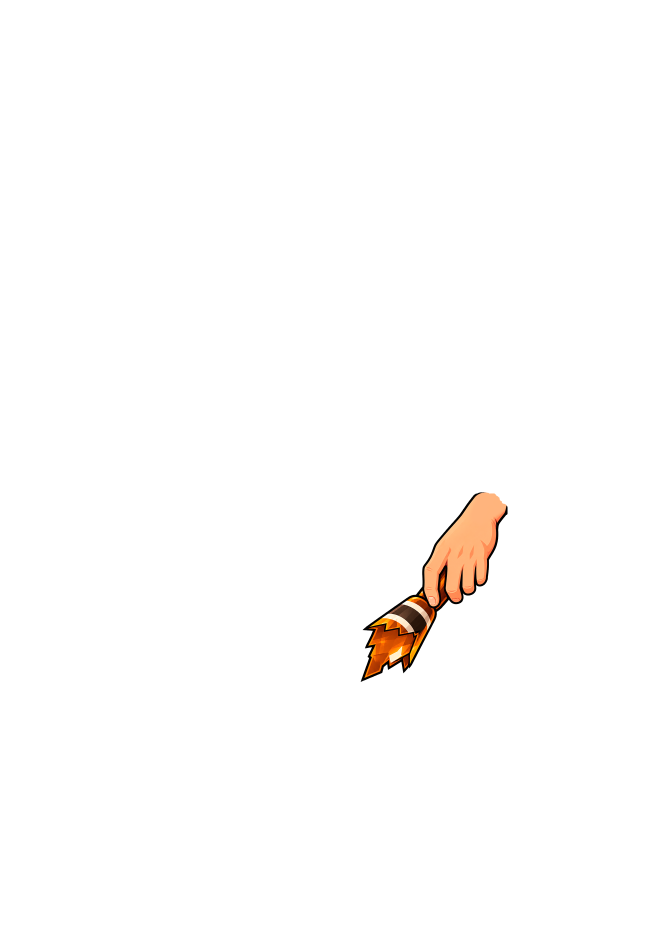
#> input picture tools/rig/source/held/bottle-komandate.png, 2000 x 2800 px (shown at 1/3 size); its folder holds only this picture in this run
$ python build-held.py
#> lines starting #> are read from the running program, lines starting #| are printed output that depends on the picture
"""
Things held in the hero's left hand (the HAND slot; they drop from bosses and are bought in the shop):
tools/rig/source/held/<item>.png — the hand holding the thing, drawn on the 2000×2800 rig canvas in place of handR.
Output (run after build-rig.py):
  public/assets/hero/held/<item>.webp            — trimmed, half size, the original skin tone
  public/assets/hero/skin-<n>/held-<item>.webp   — the other skin tones (only the skin is recolored: low-saturation
                                                    skin hues; a bright orange bottle stays as drawn)
  src/client/art/held-data.ts                    — positions
The held thing is not warped (glass does not bend): the rig turns the whole picture at the wrist (screens.css «rig-held»).
"""
import os, json, sys
import numpy as np
from PIL import Image
import cv2

HERE = os.path.dirname(os.path.abspath(__file__))
sys.path.insert(0, HERE)

ROOT = os.path.abspath(os.path.join(HERE, "..", ".."))
SRC = os.path.join(HERE, "source", "held")
OUT = os.path.join(ROOT, "public", "assets", "hero")
SCALE = 0.5
SKIN_TONES = ["#f8d5b4", "#fcb477", "#dda57a", "#b97a4e", "#8a5534", "#5e3a24"]  # keep in sync with build-look.py
SKIN_ORIGINAL = 1

# per thing, in source-canvas pixels: where the hand grips it and a point at its far end (the skin is only on the
# hand's side of the grip — past it there is just the thing, its pale label stays as drawn)
HELD = {"bottle-komandate": {"grip": (1300, 1810), "far": (1110, 2000)}}


def lab(rgb):
    return cv2.cvtColor((rgb.astype(np.float32) / 255).reshape(-1, 1, 3), cv2.COLOR_RGB2LAB).reshape(rgb.shape)


def rgb_(l):
    out = cv2.cvtColor(l.astype(np.float32).reshape(-1, 1, 3), cv2.COLOR_LAB2RGB).reshape(l.shape)
    return np.clip(out * 255 + 0.5, 0, 255).astype(np.uint8)


def hex_lab(h):
    return lab(np.array([[int(h[i:i + 2], 16) for i in (1, 3, 5)]], np.uint8))[0]


def skin_weight(im):
    """as build-look.py, but only the skin's soft saturation: the thing in the hand keeps its colours"""
    hsv = cv2.cvtColor(im[:, :, :3], cv2.COLOR_RGB2HSV).astype(np.float32)
    H, S, V = hsv[:, :, 0], hsv[:, :, 1], hsv[:, :, 2]
    w = np.clip(1 - np.maximum(0, np.maximum(4 - H, H - 24)) / 4, 0, 1)
    w *= np.clip((S - 50) / 30, 0, 1) * np.clip((V - 50) / 40, 0, 1)
    w *= np.clip((185 - S) / 25, 0, 1)  # skin is S ≈ 90…160; the orange glass is ≥ 200
    return cv2.GaussianBlur(w, (3, 3), 0)[..., None]


def tint(base, i, region):
    if i == SKIN_ORIGINAL:
        return base
    L = lab(base[:, :, :3])
    w = skin_weight(base) * region
    ref, t = hex_lab(SKIN_TONES[SKIN_ORIGINAL]), hex_lab(SKIN_TONES[i])
    new = L.copy()
    new[:, :, 0] = np.clip(L[:, :, 0] * (t[0] / ref[0]), 0, 100)
    new[:, :, 1] = L[:, :, 1] + (t[1] - ref[1])
    new[:, :, 2] = L[:, :, 2] + (t[2] - ref[2])
    out = base.copy()
    out[:, :, :3] = rgb_(L * (1 - w) + new * w)
    return out


data = {}
os.makedirs(os.path.join(OUT, "held"), exist_ok=True)
for item, cfg in HELD.items():
    im = np.array(Image.open(os.path.join(SRC, item + ".png")).convert("RGBA"))
#> im is the input picture: shape (2800, 2000, 4); mean R, G, B, A 2.9, 1.9, 1.1, 3.9
    a = im[:, :, 3]
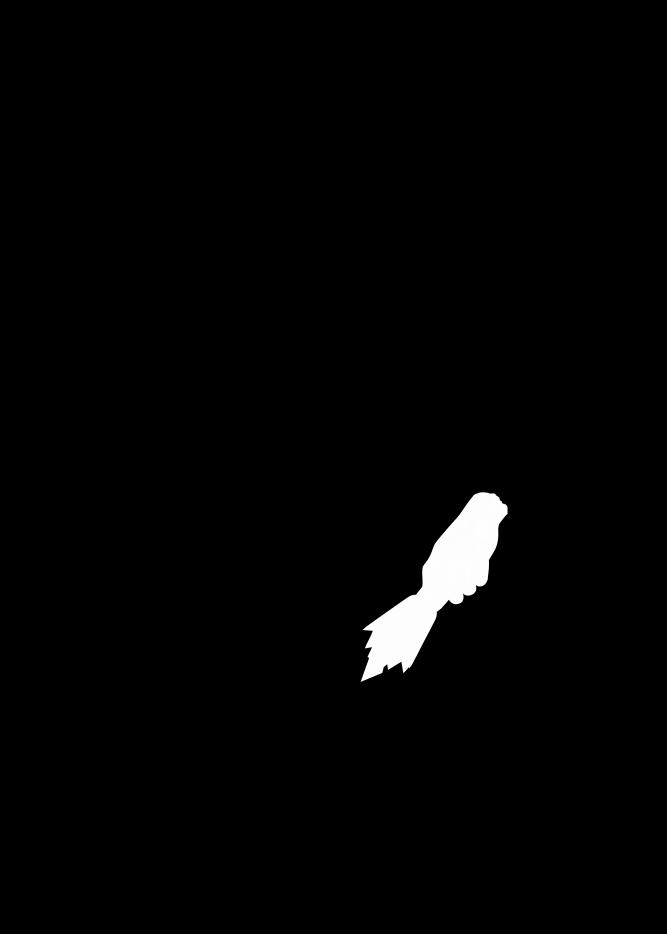
#> a: shape (2800, 2000) (shown at 1/3 size); min 0, max 255, mean 3.9
    a[a < 40] = 0
    im[a == 0, :3] = 0
    ys, xs = np.nonzero(a)
    PAD = 4
    x0, y0, x1, y1 = xs.min() - PAD, ys.min() - PAD, xs.max() + PAD, ys.max() + PAD
#> x0 = 1078; y0 = 1472; x1 = 1526; y1 = 2049
    w, h = round((x1 - x0) * SCALE), round((y1 - y0) * SCALE)
#> w = 224; h = 288
    base = np.array(Image.fromarray(im[y0:y1, x0:x1]).resize((w, h), Image.LANCZOS))
    data[item] = {"x": round(x0 * SCALE, 1), "y": round(y0 * SCALE, 1), "w": w, "h": h}
    (gx, gy), (fx, fy) = cfg["grip"], cfg["far"]
    dx, dy = fx - gx, fy - gy
    yy, xx = np.mgrid[0:h, 0:w].astype(np.float32)
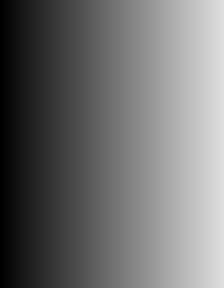
#> xx: shape (288, 224) float32; min 0, max 223, mean 111.5
    along = ((xx / SCALE + x0 - gx) * dx + (yy / SCALE + y0 - gy) * dy) / np.hypot(dx, dy)
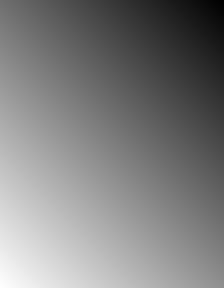
#> along: shape (288, 224) float32; min -397.4, max 323.9, mean -36.8; drawn with min black and max white
    region = np.clip((20 - along) / 30, 0, 1)[..., None]
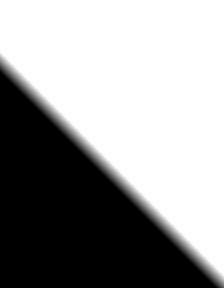
#> region: shape (288, 224, 1) float32; min 0, max 1, mean 0.602
    for i in range(len(SKIN_TONES)):
        img = tint(base, i, region)
        name = os.path.join(OUT, "held", item) if i == SKIN_ORIGINAL else os.path.join(OUT, f"skin-{i}", f"held-{item}")
        Image.fromarray(img).save(name + ".webp", "WEBP", quality=90, method=6)
#> this loop made 6 passes
#> pass 1, in tint, `L = lab(base[:, :, :3])`:
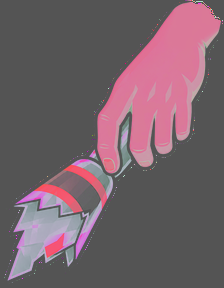
#> L: shape (288, 224, 3) float32; mean R, G, B 18.9, 7.6, 12.2; drawn with min black and max white
#> pass 1, in skin_weight, `H, S, V = hsv[:, :, 0], hsv[:, :, 1], hsv[:, :, 2]`:
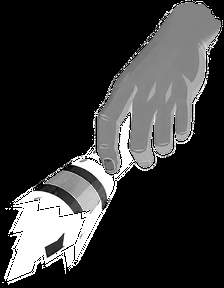
#> S: shape (288, 224) float32; min 0, max 255, mean 56.3
#> after the loop:
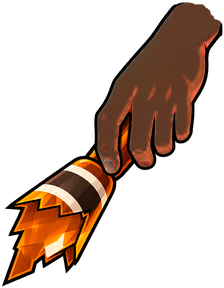
#> img: shape (288, 224, 4); mean R, G, B, A 39.6, 21.7, 11, 84.5; transparent parts drawn white
    print("held", item, data[item])
#| held bottle-komandate {'x': 539.0, 'y': 736.0, 'w': 224, 'h': 288}

ts = "/* Generated by tools/rig/build-held.py — do not edit by hand. Rig coordinates (1000×1400). */\n"
ts += "/** things held in the left hand (HAND slot): the hand with the thing */\n"
ts += "export const HELD_FIT: Record<string, { x: number; y: number; w: number; h: number }> = " + json.dumps(data, indent=2) + ";\n"
open(os.path.join(ROOT, "src", "client", "art", "held-data.ts"), "w").write(ts)
